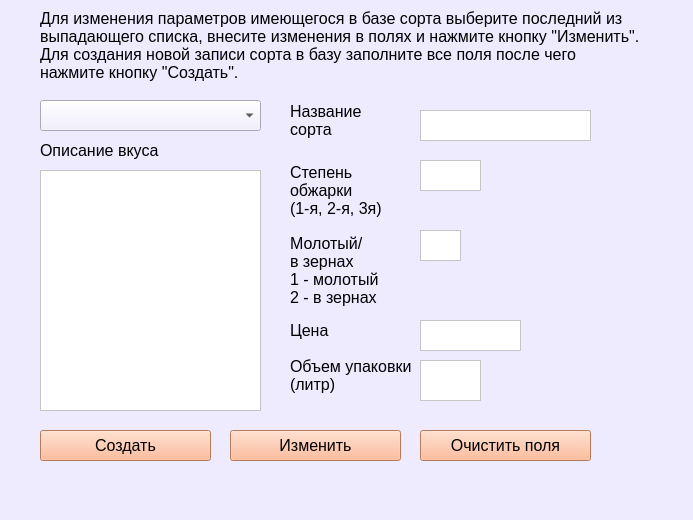
<?xml version="1.0" encoding="UTF-8"?>
<ui version="4.0">
 <class>MainWindow</class>
 <widget class="QMainWindow" name="MainWindow">
  <property name="geometry">
   <rect>
    <x>0</x>
    <y>0</y>
    <width>693</width>
    <height>520</height>
   </rect>
  </property>
  <property name="minimumSize">
   <size>
    <width>693</width>
    <height>520</height>
   </size>
  </property>
  <property name="maximumSize">
   <size>
    <width>693</width>
    <height>520</height>
   </size>
  </property>
  <property name="windowTitle">
   <string>MainWindow</string>
  </property>
  <property name="styleSheet">
   <string notr="true">background-color: rgb(238, 235, 255);</string>
  </property>
  <widget class="QWidget" name="centralwidget">
   <widget class="QPushButton" name="pushButton_update">
    <property name="geometry">
     <rect>
      <x>230</x>
      <y>430</y>
      <width>171</width>
      <height>31</height>
     </rect>
    </property>
    <property name="font">
     <font>
      <pointsize>12</pointsize>
     </font>
    </property>
    <property name="styleSheet">
     <string notr="true">background-color: rgb(255, 170, 127);</string>
    </property>
    <property name="text">
     <string>Изменить</string>
    </property>
   </widget>
   <widget class="QComboBox" name="comboBox">
    <property name="geometry">
     <rect>
      <x>40</x>
      <y>100</y>
      <width>221</width>
      <height>31</height>
     </rect>
    </property>
    <property name="font">
     <font>
      <pointsize>12</pointsize>
     </font>
    </property>
   </widget>
   <widget class="QLabel" name="label">
    <property name="geometry">
     <rect>
      <x>260</x>
      <y>40</y>
      <width>71</width>
      <height>41</height>
     </rect>
    </property>
    <property name="font">
     <font>
      <pointsize>12</pointsize>
     </font>
    </property>
    <property name="text">
     <string>Название
сорта</string>
    </property>
   </widget>
   <widget class="QLabel" name="degree_roasting">
    <property name="geometry">
     <rect>
      <x>290</x>
      <y>160</y>
      <width>101</width>
      <height>61</height>
     </rect>
    </property>
    <property name="font">
     <font>
      <pointsize>12</pointsize>
     </font>
    </property>
    <property name="text">
     <string>Степень
обжарки
(1-я, 2-я, 3я)</string>
    </property>
   </widget>
   <widget class="QLabel" name="ground_beans">
    <property name="geometry">
     <rect>
      <x>290</x>
      <y>230</y>
      <width>91</width>
      <height>81</height>
     </rect>
    </property>
    <property name="font">
     <font>
      <pointsize>12</pointsize>
     </font>
    </property>
    <property name="text">
     <string>Молотый/
в зернах
1 - молотый
2 - в зернах</string>
    </property>
   </widget>
   <widget class="QLabel" name="price">
    <property name="geometry">
     <rect>
      <x>290</x>
      <y>320</y>
      <width>51</width>
      <height>21</height>
     </rect>
    </property>
    <property name="font">
     <font>
      <pointsize>12</pointsize>
     </font>
    </property>
    <property name="text">
     <string>Цена</string>
    </property>
   </widget>
   <widget class="QLabel" name="packaging_volume">
    <property name="geometry">
     <rect>
      <x>290</x>
      <y>350</y>
      <width>131</width>
      <height>51</height>
     </rect>
    </property>
    <property name="font">
     <font>
      <pointsize>12</pointsize>
     </font>
    </property>
    <property name="text">
     <string>Объем упаковки
(литр)</string>
    </property>
   </widget>
   <widget class="QLabel" name="label_6">
    <property name="geometry">
     <rect>
      <x>40</x>
      <y>0</y>
      <width>611</width>
      <height>91</height>
     </rect>
    </property>
    <property name="font">
     <font>
      <pointsize>12</pointsize>
     </font>
    </property>
    <property name="text">
     <string>Для изменения параметров имеющегося в базе сорта выберите последний из 
выпадающего списка, внесите изменения в полях и нажмите кнопку &quot;Изменить&quot;. 
Для создания новой записи сорта в базу заполните все поля после чего 
нажмите кнопку &quot;Создать&quot;. </string>
    </property>
   </widget>
   <widget class="QLabel" name="name_sort">
    <property name="geometry">
     <rect>
      <x>290</x>
      <y>90</y>
      <width>81</width>
      <height>61</height>
     </rect>
    </property>
    <property name="font">
     <font>
      <pointsize>12</pointsize>
     </font>
    </property>
    <property name="text">
     <string>Название
сорта</string>
    </property>
   </widget>
   <widget class="QLabel" name="description_taste">
    <property name="geometry">
     <rect>
      <x>40</x>
      <y>140</y>
      <width>191</width>
      <height>21</height>
     </rect>
    </property>
    <property name="font">
     <font>
      <pointsize>12</pointsize>
     </font>
    </property>
    <property name="text">
     <string>Описание вкуса</string>
    </property>
   </widget>
   <widget class="QTextEdit" name="description_tastevalue">
    <property name="geometry">
     <rect>
      <x>40</x>
      <y>170</y>
      <width>221</width>
      <height>241</height>
     </rect>
    </property>
    <property name="font">
     <font>
      <pointsize>12</pointsize>
     </font>
    </property>
    <property name="styleSheet">
     <string notr="true">background-color: rgb(255, 255, 255);</string>
    </property>
   </widget>
   <widget class="QTextEdit" name="name_sortvalue">
    <property name="geometry">
     <rect>
      <x>420</x>
      <y>110</y>
      <width>171</width>
      <height>31</height>
     </rect>
    </property>
    <property name="font">
     <font>
      <pointsize>12</pointsize>
     </font>
    </property>
    <property name="styleSheet">
     <string notr="true">background-color: rgb(255, 255, 255);</string>
    </property>
   </widget>
   <widget class="QTextEdit" name="degree_roastingvalue">
    <property name="geometry">
     <rect>
      <x>420</x>
      <y>160</y>
      <width>61</width>
      <height>31</height>
     </rect>
    </property>
    <property name="font">
     <font>
      <pointsize>12</pointsize>
     </font>
    </property>
    <property name="styleSheet">
     <string notr="true">background-color: rgb(255, 255, 255);</string>
    </property>
   </widget>
   <widget class="QTextEdit" name="ground_beansvalue">
    <property name="geometry">
     <rect>
      <x>420</x>
      <y>230</y>
      <width>41</width>
      <height>31</height>
     </rect>
    </property>
    <property name="font">
     <font>
      <pointsize>12</pointsize>
     </font>
    </property>
    <property name="styleSheet">
     <string notr="true">background-color: rgb(255, 255, 255);</string>
    </property>
   </widget>
   <widget class="QTextEdit" name="price_value">
    <property name="geometry">
     <rect>
      <x>420</x>
      <y>320</y>
      <width>101</width>
      <height>31</height>
     </rect>
    </property>
    <property name="font">
     <font>
      <pointsize>12</pointsize>
     </font>
    </property>
    <property name="styleSheet">
     <string notr="true">background-color: rgb(255, 255, 255);</string>
    </property>
   </widget>
   <widget class="QTextEdit" name="packaging_volumevalue">
    <property name="geometry">
     <rect>
      <x>420</x>
      <y>360</y>
      <width>61</width>
      <height>41</height>
     </rect>
    </property>
    <property name="font">
     <font>
      <pointsize>12</pointsize>
     </font>
    </property>
    <property name="styleSheet">
     <string notr="true">background-color: rgb(255, 255, 255);</string>
    </property>
   </widget>
   <widget class="QPushButton" name="pushButton_add">
    <property name="geometry">
     <rect>
      <x>40</x>
      <y>430</y>
      <width>171</width>
      <height>31</height>
     </rect>
    </property>
    <property name="font">
     <font>
      <pointsize>12</pointsize>
     </font>
    </property>
    <property name="styleSheet">
     <string notr="true">background-color: rgb(255, 170, 127);</string>
    </property>
    <property name="text">
     <string>Создать</string>
    </property>
   </widget>
   <widget class="QPushButton" name="pushButton_clear">
    <property name="geometry">
     <rect>
      <x>420</x>
      <y>430</y>
      <width>171</width>
      <height>31</height>
     </rect>
    </property>
    <property name="font">
     <font>
      <pointsize>12</pointsize>
     </font>
    </property>
    <property name="styleSheet">
     <string notr="true">background-color: rgb(255, 170, 127);</string>
    </property>
    <property name="text">
     <string>Очистить поля</string>
    </property>
   </widget>
  </widget>
  <widget class="QMenuBar" name="menubar">
   <property name="geometry">
    <rect>
     <x>0</x>
     <y>0</y>
     <width>693</width>
     <height>21</height>
    </rect>
   </property>
  </widget>
  <widget class="QStatusBar" name="statusbar"/>
 </widget>
 <resources/>
 <connections/>
</ui>
